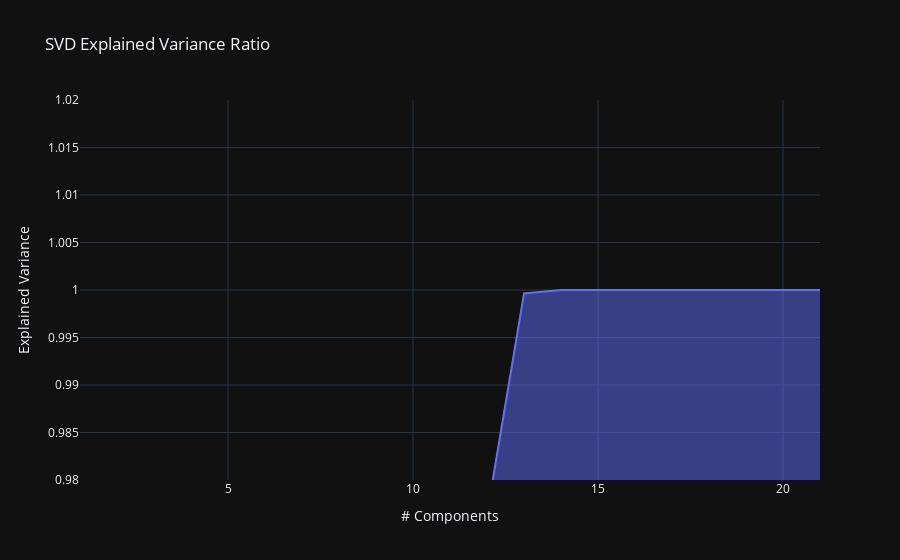

This figure's notebook cell:
### Code cell
pca = PCA()
pca.fit(ss.fit_transform(df[features_list].to_numpy()))

exp_var_cumul = np.cumsum(pca.explained_variance_ratio_)

px.area(
    x=range(1, exp_var_cumul.shape[0] + 1),
    y=exp_var_cumul,
    labels={"x": "# Components", "y": "Explained Variance"},
    range_y=(0.98, 1.02),
    title="SVD Explained Variance Ratio"
)

### Figure 1 — Plotly figure (JSON) as saved in the notebook; plotly's stock layout.template omitted (floating-point values rounded to 4 significant figures)
{"data": [{"fillpattern": {"shape": ""}, "hovertemplate": "# Components=%{x}<br>Explained Variance=%{y}<extra></extra>", "legendgroup": "", "line": {"color": "#636efa"}, "marker": {"symbol": "circle"}, "mode": "lines", "name": "", "orientation": "v", "showlegend": false, "stackgroup": "1", "type": "scatter", "x": [1, 2, 3, 4, 5, 6, 7, 8, 9, 10, 11, 12, 13, 14, 15, 16, 17, 18, 19, 20, 21], "xaxis": "x", "y": [0.2578, 0.3843, 0.4555, 0.5185, 0.5814, 0.6441, 0.7067, 0.769, 0.831, 0.893, 0.9459, 0.9764, 0.9996, 1, 1, 1, 1, 1, 1, 1, 1], "yaxis": "y"}], "layout": {"legend": {"tracegroupgap": 0}, "title": {"text": "SVD Explained Variance Ratio"}, "xaxis": {"anchor": "y", "domain": [0, 1], "title": {"text": "# Components"}}, "yaxis": {"anchor": "x", "domain": [0, 1], "range": [0.98, 1.02], "title": {"text": "Explained Variance"}}}}
